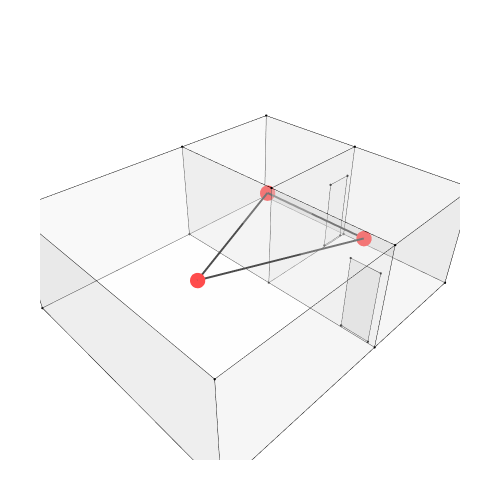

Notebook code for this chart:
### Markdown cell above
## 11. Show the geometry and graph

### Code cell
Topology.Show(house, d1, d2, g2,
              vertexSizeKey="size",
              vertexColorKey="color",
              edgeWidthKey="width",
              edgeColorKey="color",
              faceOpacity=0.3,
              backgroundColor="white",
              width=500,
              height=500,
              renderer=renderer)

### Figure 1 — Plotly figure (JSON) as saved in the notebook; plotly's stock layout.template omitted (floating-point values rounded to 4 significant figures)
{"data": [{"customdata": ["", "", "", "", "", "", "", "", "", "", "", "", "", "", "", ""], "hoverinfo": "text", "hovertemplate": ["Click ", "Click ", "Click ", "Click ", "Click ", "Click ", "Click ", "Click ", "Click ", "Click ", "Click ", "Click ", "Click ", "Click ", "Click ", "Click "], "hovertext": ["", "", "", "", "", "", "", "", "", "", "", "", "", "", "", ""], "legendgroup": "1", "legendrank": 1, "marker": {"color": ["#000000", "#000000", "#000000", "#000000", "#000000", "#000000", "#000000", "#000000", "#000000", "#000000", "#000000", "#000000", "#000000", "#000000", "#000000", "#000000"], "line": {"width": 0}, "opacity": 1, "size": [2.8, 2.8, 2.8, 2.8, 2.8, 2.8, 2.8, 2.8, 2.8, 2.8, 2.8, 2.8, 2.8, 2.8, 2.8, 2.8], "sizemode": "diameter", "symbol": "circle"}, "mode": "markers", "name": "1: Untitled (Vertices)", "showlegend": false, "text": ["", "", "", "", "", "", "", "", "", "", "", "", "", "", "", ""], "type": "scatter3d", "x": [0, 5, 5, 5, 0, 5, 0, 5, 5, 0, 8.5, 8.5, 8.5, 8.5, 8.5, 8.5], "y": [7, 7, 3.5, 0, 0, 7, 7, 3.5, 0, 0, 7, 3.5, 7, 3.5, 0, 0], "z": [0, 0, 0, 0, 0, 3, 3, 3, 3, 3, 0, 0, 3, 3, 0, 3]}, {"hoverinfo": "text", "hovertext": [], "legendgroup": "2", "legendrank": 2, "line": {"color": "#000000", "dash": "solid", "width": 1}, "marker": {"color": "#000000", "size": 0.25, "symbol": "circle"}, "mode": "markers+lines", "name": "1: Untitled (Edges)", "showlegend": false, "text": [], "type": "scatter3d", "x": [0, 5, null, 5, 5, null, 5, 5, null, 5, 0, null, 0, 0, null, 5, 5, null, 0, 5, null, 0, 0, null, 5, 5, null, 5, 5, null, 5, 5, null, 5, 5, null, 0, 0, null, 5, 0, null, 0, 0, null, 5, 8.5, null, 8.5, 8.5, null, 8.5, 5, null, 8.5, 8.5, null, 5, 8.5, null, 8.5, 8.5, null, 8.5, 8.5, null, 8.5, 5, null, 8.5, 8.5, null, 8.5, 5, null, 8.5, 8.5, null, 8.5, 8.5, null, 8.5, 5, null], "y": [7, 7, null, 7, 3.5, null, 3.5, 0, null, 0, 0, null, 0, 7, null, 7, 7, null, 7, 7, null, 7, 7, null, 7, 3.5, null, 3.5, 3.5, null, 3.5, 0, null, 0, 0, null, 0, 0, null, 0, 0, null, 0, 7, null, 7, 7, null, 7, 3.5, null, 3.5, 3.5, null, 7, 7, null, 7, 7, null, 3.5, 3.5, null, 7, 3.5, null, 3.5, 3.5, null, 3.5, 0, null, 0, 0, null, 0, 0, null, 3.5, 0, null, 0, 0, null], "z": [0, 0, null, 0, 0, null, 0, 0, null, 0, 0, null, 0, 0, null, 3, 0, null, 3, 3, null, 0, 3, null, 3, 3, null, 3, 0, null, 3, 3, null, 3, 0, null, 3, 0, null, 3, 3, null, 3, 3, null, 0, 0, null, 0, 0, null, 0, 0, null, 3, 0, null, 3, 3, null, 3, 0, null, 3, 3, null, 3, 3, null, 0, 0, null, 0, 0, null, 3, 0, null, 3, 3, null, 3, 3, null]}, {"cmax": 1, "cmin": 0, "color": "#FAFAFA", "colorscale": [[0, "#440154"], [0.1111, "#482878"], [0.2222, "#3e4989"], [0.3333, "#31688e"], [0.4444, "#26828e"], [0.5556, "#1f9e89"], [0.6667, "#35b779"], [0.7778, "#6ece58"], [0.8889, "#b5de2b"], [1, "#fde725"]], "flatshading": true, "hoverinfo": "text", "hovertext": "", "i": [0, 3, 3, 5, 3, 4, 6, 1, 7, 0, 9, 3, 5, 8, 7, 9, 4, 4, 6, 4, 12, 10, 11, 11, 13, 7, 1, 1, 13, 11, 2, 8, 15, 8], "j": [1, 4, 1, 6, 5, 6, 7, 7, 8, 2, 0, 0, 3, 7, 6, 7, 10, 11, 12, 6, 13, 12, 13, 7, 12, 13, 11, 14, 15, 13, 14, 2, 13, 15], "k": [2, 1, 0, 4, 4, 1, 1, 2, 2, 8, 8, 9, 9, 9, 5, 5, 11, 1, 10, 10, 11, 11, 7, 1, 6, 6, 14, 2, 14, 14, 15, 15, 7, 7], "legendgroup": "3", "legendrank": 3, "lighting": {"facenormalsepsilon": 0}, "name": "1: Untitled (Faces)", "opacity": 0.3, "showlegend": false, "showscale": false, "text": "", "type": "mesh3d", "x": [0, 5, 5, 0, 5, 0, 5, 5, 5, 0, 8.5, 8.5, 8.5, 8.5, 8.5, 8.5], "y": [0, 3.5, 0, 7, 7, 7, 7, 3.5, 0, 0, 7, 3.5, 7, 3.5, 0, 0], "z": [0, 0, 0, 0, 0, 3, 3, 3, 3, 3, 0, 0, 3, 3, 0, 3]}, {"customdata": ["", "", "", ""], "hoverinfo": "text", "hovertemplate": ["Click ", "Click ", "Click ", "Click "], "hovertext": ["", "", "", ""], "legendgroup": "5", "legendrank": 5, "marker": {"color": ["#000000", "#000000", "#000000", "#000000"], "line": {"width": 0}, "opacity": 1, "size": [2.8, 2.8, 2.8, 2.8], "sizemode": "diameter", "symbol": "circle"}, "mode": "markers", "name": "2: Untitled (Vertices)", "showlegend": false, "text": ["", "", "", ""], "type": "scatter3d", "x": [7.5, 8.3, 8.3, 7.5], "y": [3.5, 3.5, 3.5, 3.5], "z": [0.05, 0.05, 2.15, 2.15]}, {"hoverinfo": "text", "hovertext": [], "legendgroup": "6", "legendrank": 6, "line": {"color": "#000000", "dash": "solid", "width": 1}, "marker": {"color": "#000000", "size": 0.25, "symbol": "circle"}, "mode": "markers+lines", "name": "2: Untitled (Edges)", "showlegend": false, "text": [], "type": "scatter3d", "x": [7.5, 8.3, null, 8.3, 8.3, null, 8.3, 7.5, null, 7.5, 7.5, null], "y": [3.5, 3.5, null, 3.5, 3.5, null, 3.5, 3.5, null, 3.5, 3.5, null], "z": [0.05, 0.05, null, 0.05, 2.15, null, 2.15, 2.15, null, 2.15, 0.05, null]}, {"cmax": 1, "cmin": 0, "color": "#FAFAFA", "colorscale": [[0, "#440154"], [0.1111, "#482878"], [0.2222, "#3e4989"], [0.3333, "#31688e"], [0.4444, "#26828e"], [0.5556, "#1f9e89"], [0.6667, "#35b779"], [0.7778, "#6ece58"], [0.8889, "#b5de2b"], [1, "#fde725"]], "flatshading": true, "hoverinfo": "text", "hovertext": "", "i": [0, 0], "j": [1, 2], "k": [2, 3], "legendgroup": "7", "legendrank": 7, "lighting": {"facenormalsepsilon": 0}, "name": "2: Untitled (Faces)", "opacity": 0.3, "showlegend": false, "showscale": false, "text": "", "type": "mesh3d", "x": [8.3, 8.3, 7.5, 7.5], "y": [3.5, 3.5, 3.5, 3.5], "z": [0.05, 2.15, 2.15, 0.05]}, {"customdata": ["", "", "", ""], "hoverinfo": "text", "hovertemplate": ["Click ", "Click ", "Click ", "Click "], "hovertext": ["", "", "", ""], "legendgroup": "9", "legendrank": 9, "marker": {"color": ["#000000", "#000000", "#000000", "#000000"], "line": {"width": 0}, "opacity": 1, "size": [2.8, 2.8, 2.8, 2.8], "sizemode": "diameter", "symbol": "circle"}, "mode": "markers", "name": "3: Untitled (Vertices)", "showlegend": false, "text": ["", "", "", ""], "type": "scatter3d", "x": [5, 5, 5, 5], "y": [0.2, 0.2, 1, 1], "z": [0.05, 2.15, 2.15, 0.05]}, {"hoverinfo": "text", "hovertext": [], "legendgroup": "10", "legendrank": 10, "line": {"color": "#000000", "dash": "solid", "width": 1}, "marker": {"color": "#000000", "size": 0.25, "symbol": "circle"}, "mode": "markers+lines", "name": "3: Untitled (Edges)", "showlegend": false, "text": [], "type": "scatter3d", "x": [5, 5, null, 5, 5, null, 5, 5, null, 5, 5, null], "y": [0.2, 0.2, null, 0.2, 1, null, 1, 1, null, 1, 0.2, null], "z": [0.05, 2.15, null, 2.15, 2.15, null, 2.15, 0.05, null, 0.05, 0.05, null]}, {"cmax": 1, "cmin": 0, "color": "#FAFAFA", "colorscale": [[0, "#440154"], [0.1111, "#482878"], [0.2222, "#3e4989"], [0.3333, "#31688e"], [0.4444, "#26828e"], [0.5556, "#1f9e89"], [0.6667, "#35b779"], [0.7778, "#6ece58"], [0.8889, "#b5de2b"], [1, "#fde725"]], "flatshading": true, "hoverinfo": "text", "hovertext": "", "i": [0, 0], "j": [1, 2], "k": [2, 3], "legendgroup": "11", "legendrank": 11, "lighting": {"facenormalsepsilon": 0}, "name": "3: Untitled (Faces)", "opacity": 0.3, "showlegend": false, "showscale": false, "text": "", "type": "mesh3d", "x": [5, 5, 5, 5], "y": [0.2, 0.2, 1, 1], "z": [0.05, 2.15, 2.15, 0.05]}, {"hoverinfo": "text", "hovertext": [], "legendgroup": "14", "legendrank": 14, "line": {"color": "#000000", "dash": "solid", "width": 4}, "marker": {"color": "#000000", "size": 1, "symbol": "circle"}, "mode": "markers+lines", "name": "4: Untitled Graph (Edges)", "showlegend": false, "text": [], "type": "scatter3d", "x": [2.5, 6.75, null, 6.75, 6.75, null, 2.5, 6.75, null], "y": [3.5, 1.75, null, 5.25, 1.75, null, 3.5, 5.25, null], "z": [1.5, 1.5, null, 1.5, 1.5, null, 1.5, 1.5, null]}, {"customdata": ["", "", ""], "hoverinfo": "text", "hovertemplate": ["Click ", "Click ", "Click "], "hovertext": ["", "", ""], "legendgroup": "13", "legendrank": 13, "marker": {"color": ["#FF0000", "#FF0000", "#FF0000"], "line": {"width": 0}, "opacity": 1, "size": [18, 18, 18], "sizemode": "diameter", "symbol": "circle"}, "mode": "markers", "name": "4: Untitled Graph (Vertices)", "showlegend": false, "text": ["", "", ""], "type": "scatter3d", "x": [6.75, 6.75, 2.5], "y": [1.75, 5.25, 3.5], "z": [1.5, 1.5, 1.5]}], "layout": {"autosize": true, "height": 500, "margin": {"b": 40, "l": 40, "r": 40, "t": 40}, "paper_bgcolor": "#FFFFFF", "plot_bgcolor": "#FFFFFF", "scene": {"aspectmode": "data", "camera": {"center": {"x": 0, "y": 0, "z": 0}, "eye": {"x": -1.25, "y": -1.25, "z": 1.25}, "projection": {"type": "perspective"}, "up": {"x": 0, "y": 0, "z": 1}}, "xaxis": {"visible": false}, "yaxis": {"visible": false}, "zaxis": {"visible": false}}, "showlegend": true, "width": 500, "xaxis": {"showgrid": false, "visible": false, "zeroline": false}, "yaxis": {"showgrid": false, "visible": false, "zeroline": false}}}
